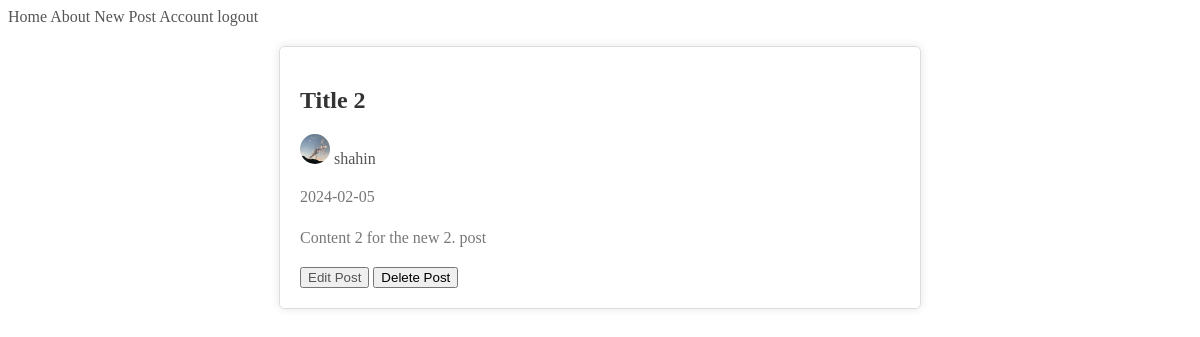
Page /post/2 (signed in) on the earlier database version.
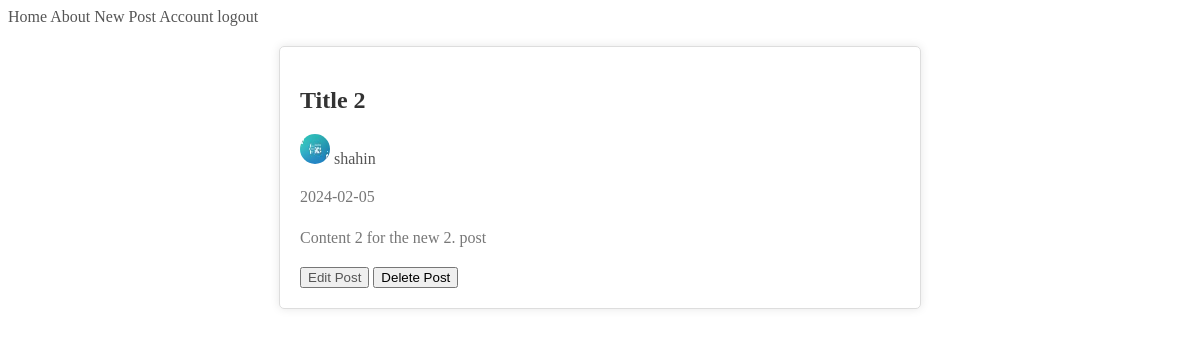
Same page on the later database version.
### flaskblog/models.py (models this page shows, shortened)
class Post(db.Model):
    id = db.Column(db.Integer,primary_key=True)
    title = db.Column(db.String(100),nullable=False)
    date_posted = db.Column(db.DateTime,nullable=False,default=datetime.utcnow)
    content = db.Column(db.Text, nullable=False)
    user_id = db.Column(db.Integer, db.ForeignKey('user.id'), nullable=False)

class User(db.Model, UserMixin):
    id = db.Column(db.Integer, primary_key=True)
    username = db.Column(db.String(20),unique=True,nullable=False)
    email = db.Column(db.String(120),unique=True,nullable=False)
    image_file = db.Column(db.String(20),nullable=False,default='default.jpg')
    password = db.Column(db.String(60),nullable=False)
    posts = db.relationship('Post',backref = 'author', lazy=True) #this is not column, this is just relationship! - can use post.author - will show User data!

### flaskblog/routes.py (the view)
@app.route('/post/<int:post_id>')
@login_required
def post(post_id):
    post = Post.query.get_or_404(post_id) #if does not exits, return 404 error
    title = post.title
    return render_template('post.html', post = post, title=title)

### flaskblog/models.py (called while the page is built)
@login_manager.user_loader
def load_user(user_id):
    return User.query.get(int(user_id))

### flaskblog/templates/post.html (shortened to what this page needs)
{% extends 'index.html'%}
{% block content %}
<article>
    <h1>{{post.title}}</h1>
    <img class = 'rounded-circle article-img' src= "{{url_for('static', filename = 'profile_pics/' + post.author.image_file) }}">
    <a>{{post.author.username}} </a>
    <p>{{post.date_posted.strftime('%Y-%m-%d')}}</p>
    <p>{{post.content}}</p>
    {% if post.author == current_user%}
    <button><a href = '{{ url_for("update_post",post_id=post.id) }}' >Edit Post</a></button>
        <button id="deleteBtn">Delete Post</button>
{% endif %}
</article>
{% endblock content %}

### flaskblog/templates/index.html (shortened to what this page needs)
<!DOCTYPE html>
<html lang="en">
<head>
    <link rel="stylesheet" type = 'text/css' href="{{ url_for('static', filename='main.css') }}">
</head>
    <a href = "{{ url_for('home')}}">Home</a>
    <a href = "{{ url_for('about')}}">About</a>
    {% if current_user.is_authenticated %}
    <a href= '{{url_for("new_post")}}'>New Post</a>
    <a href = "{{url_for('account')}}">Account</a>
    <a href = "{{ url_for('logout')}}">logout</a>
    {% else %}
    <a href = "{{ url_for('register')}}">Register</a>
    <a href = "{{ url_for('login')}}">login</a>
    {%endif%}
<body>
    {% block content%}
    {% endblock %}
</body>
</html>

### flaskblog/static/main.css (style rules this page uses)
article { max-width: 600px; margin: 20px auto; padding: 20px; border: 1px solid #ddd; border-radius: 5px; box-shadow: 0 0 10px rgba(0, 0, 0, 0.1); }
h1 { color: #333; }
a { color: #555; text-decoration: none; }
p { color: #777; line-height: 1.6; }
img { width: 30px; height: 30px; border-radius: 50px; }

Differences in the rows shown:
changed User "shahin": image_file: a different picture
